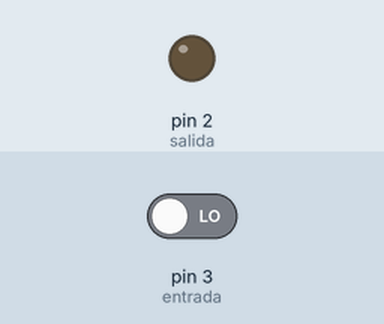
Bench run of a sketch on a simulated Arduino Uno, built with avr-gcc and run on an emulated ATmega328P. Parts: output pins drawn as LEDs (lit = HIGH). The inputs (shaded band) are chosen by the test bench; at power-on: pin 3 (entrada) LOW.

Above: at 1.2 s.
1.3 s: pin 3 (entrada) driven HIGH
At 2.1 s:
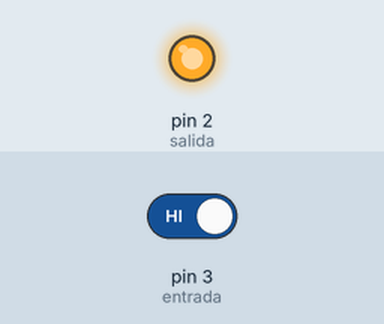
Timing chart, 0 to 4.3 s (numbered marks = the images above; inputs shaded):
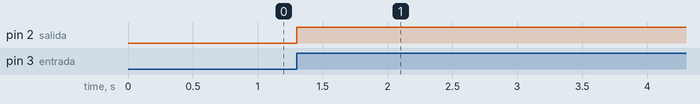

The sketch:

PruebaLedConRetardo.ino
```cpp
/*
 * realizar un programa que al pulsarse el boton encienda el led por
 * 5 segundos y despues se apage
 */
int salida = 2;
int entrada = 3;

void setup(){
  pinMode(salida, OUTPUT);
  pinMode(entrada, INPUT);
}

void loop(){
  if(digitalRead(entrada) == HIGH){
    digitalWrite(salida,HIGH);
    delay(5000);
    digitalWrite(salida,LOW);
  }

}
```

Measured:
- after the input at 1.3 s, pin 2 (salida): LOW → HIGH at once
